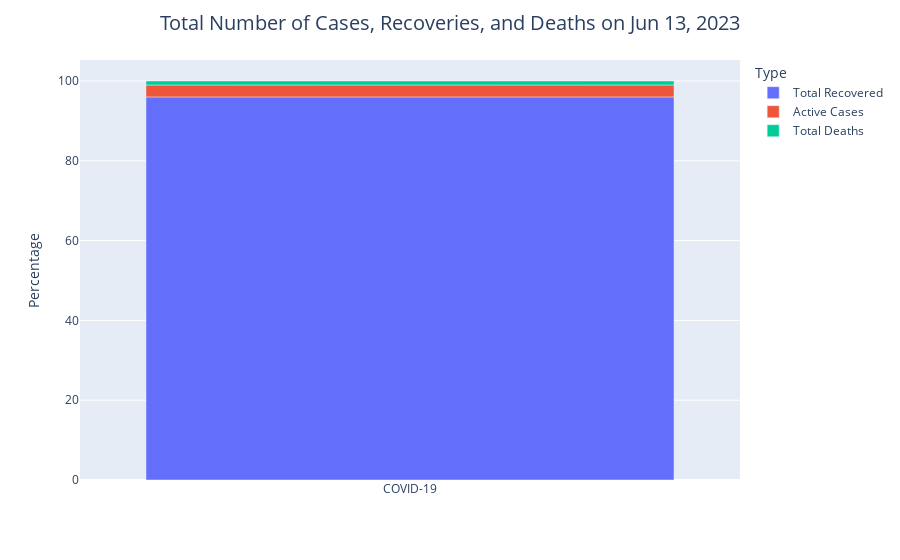

Source (notebook cell):
### Markdown cell above
<h1 class="alert alert-block alert-info" style="text-align:center; font-size:24px" id="general">General Visualizations<a class="anchor-link" href="https://www.kaggle.com/ironicninja/covid-19-every-day/notebook#general">¶</a></h1>

### Code cell
cases_ser = df[["Total Recovered", "Active Cases", "Total Deaths"]].loc[0]
cases_df = pd.DataFrame(cases_ser).reset_index()
cases_df.columns = ['Type', 'Total']
cases_df['Percentage'] = np.round(100*cases_df['Total']/np.sum(cases_df['Total']), 2)
cases_df['Virus'] = ['COVID-19' for i in range(len(cases_df))]

fig = px.bar(cases_df, x='Virus', y='Percentage', color='Type', hover_data=['Total'])
fig.update_layout(title={'text': f"Total Number of Cases, Recoveries, and Deaths on {yesterday_str}", 'x': 0.5,
                         'xanchor': 'center', 'font': {'size': 20}}, yaxis_title="Percentage", xaxis_title="")
fig.show()

### Figure 1 — Plotly figure (JSON) as saved in the notebook; plotly's stock layout.template omitted (floating-point values rounded to 4 significant figures)
{"data": [{"alignmentgroup": "True", "customdata": [[662800000.0]], "hovertemplate": "Type=Total Recovered<br>Virus=%{x}<br>Percentage=%{y}<br>Total=%{customdata[0]}<extra></extra>", "legendgroup": "Total Recovered", "marker": {"color": "#636efa"}, "name": "Total Recovered", "offsetgroup": "Total Recovered", "orientation": "v", "showlegend": true, "textposition": "auto", "type": "bar", "x": ["COVID-19"], "xaxis": "x", "y": [96.01], "yaxis": "y"}, {"alignmentgroup": "True", "customdata": [[20660000.0]], "hovertemplate": "Type=Active Cases<br>Virus=%{x}<br>Percentage=%{y}<br>Total=%{customdata[0]}<extra></extra>", "legendgroup": "Active Cases", "marker": {"color": "#EF553B"}, "name": "Active Cases", "offsetgroup": "Active Cases", "orientation": "v", "showlegend": true, "textposition": "auto", "type": "bar", "x": ["COVID-19"], "xaxis": "x", "y": [2.99], "yaxis": "y"}, {"alignmentgroup": "True", "customdata": [[6891000.0]], "hovertemplate": "Type=Total Deaths<br>Virus=%{x}<br>Percentage=%{y}<br>Total=%{customdata[0]}<extra></extra>", "legendgroup": "Total Deaths", "marker": {"color": "#00cc96"}, "name": "Total Deaths", "offsetgroup": "Total Deaths", "orientation": "v", "showlegend": true, "textposition": "auto", "type": "bar", "x": ["COVID-19"], "xaxis": "x", "y": [1.0], "yaxis": "y"}], "layout": {"barmode": "relative", "legend": {"title": {"text": "Type"}, "tracegroupgap": 0}, "margin": {"t": 60}, "title": {"font": {"size": 20}, "text": "Total Number of Cases, Recoveries, and Deaths on Jun 13, 2023", "x": 0.5, "xanchor": "center"}, "xaxis": {"anchor": "y", "domain": [0.0, 1.0], "title": {"text": ""}}, "yaxis": {"anchor": "x", "domain": [0.0, 1.0], "title": {"text": "Percentage"}}}}
